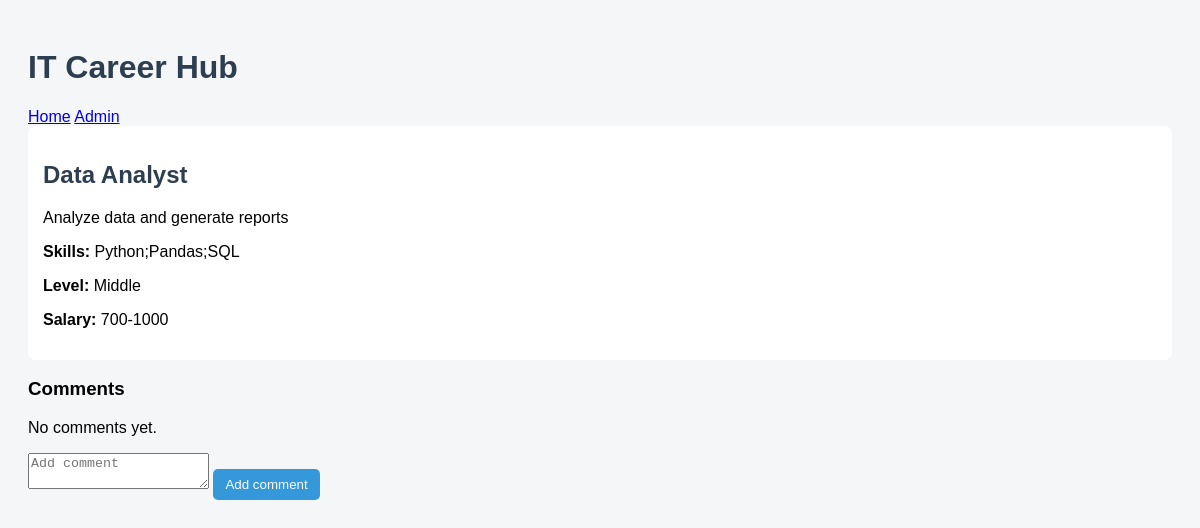
Screenshot of /career/4 with the database file from the repository.
### tables this page shows
CREATE TABLE careers (
            id INTEGER PRIMARY KEY AUTOINCREMENT,
            title TEXT,
            description TEXT,
            skills TEXT,
            level TEXT,
            salary TEXT
        );

### app.py (the view, shortened to what this page needs)
@app.route("/career/<int:id>", methods=["GET", "POST"])
def career(id):
    conn = get_db()
    career = conn.execute(
        "SELECT * FROM careers WHERE id = ?", (id,)
    ).fetchone()
    comments = conn.execute(
        "SELECT * FROM comments WHERE career_id = ?", (id,)
    ).fetchall()
    conn.close()
    return render_template("career.html", career=career, comments=comments)

### app.py (called while the page is built)
def get_db():
    conn = sqlite3.connect("database.db")
    conn.row_factory = sqlite3.Row
    return conn

### templates/career.html
{% extends "base.html" %}
{% block content %}
<div class="card">
    <h2>{{ career.title }}</h2>
    <p>{{ career.description }}</p>
    <p><b>Skills:</b> {{ career.skills }}</p>
    <p><b>Level:</b> {{ career.level }}</p>
    <p><b>Salary:</b> {{ career.salary }}</p>
</div>
<h3>Comments</h3>
{% for comment in comments %}
<div class="comment">{{ comment.text }}</div>
{% else %}
<p>No comments yet.</p>
{% endfor %}
<form method="post">
    <textarea name="text" placeholder="Add comment"></textarea>
    <button>Add comment</button>
</form>
{% endblock %}

### static/style.css (style rules this page uses)
body { font-family: Arial; background: #f4f6f8; padding: 20px; }
h1, h2 { color: #2c3e50; }
.card { background: white; padding: 15px; margin-bottom: 10px; border-radius: 8px; }
button { padding: 8px 12px; background: #3498db; color: white; border: none; border-radius: 5px; }

### rows the page displays
careers: title "Data Analyst", description "Analyze data and generate reports", skills "Python;Pandas;SQL", level "Middle", salary "700-1000"
